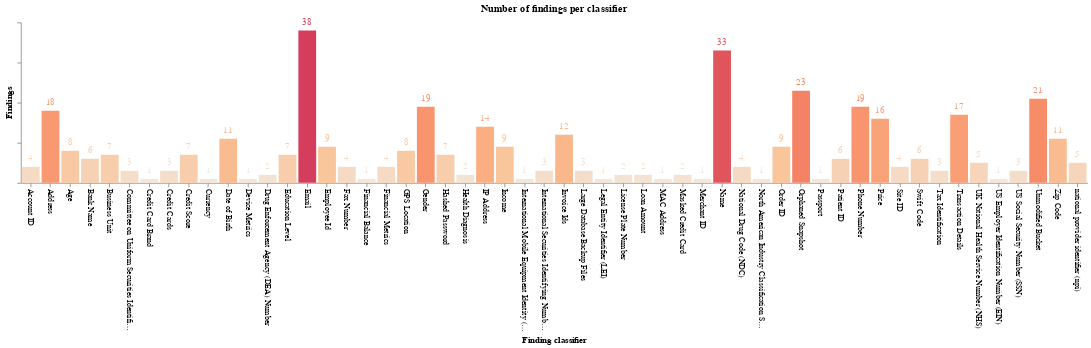

Source (notebook cell):
### Markdown cell above
The analysis provides a thorough overview of the identified **resources** and their **classifications**. 

The graph below illustrates that key data points, including **names**, **emails**, **phone numbers**, **addresses**, **gender**, and **transaction details**, are prominently featured.

### Code cell
findings_per_classifier = data_scan_resources_ready_df[['Classifier','Finding ID']].groupby(by=['Classifier']).count().reset_index().rename(columns={"Finding ID": "count"})

c = (alt.Chart(findings_per_classifier)
    .encode(alt.X('Classifier', axis=alt.Axis(labels=True, labelAngle=90)).title('Finding classifier'), alt.Y('count', axis=alt.Axis(labels=False)).title('Findings'), alt.Color('count', legend=None).scale(scheme="lightorange", reverse=False), alt.Text('count'), tooltip=["Classifier", "count"])
    .properties(title='Number of findings per classifier', width=1330, height=200)
)
            
(c.mark_bar() + c.mark_text(align='center', dy=-10)).configure_axis(grid=False).configure_view(strokeWidth=0)

### Figure 1 — Vega-Lite specification as saved in the notebook (floating-point values rounded to 4 significant figures)
{"config": {"view": {"continuousWidth": 300, "continuousHeight": 300, "strokeWidth": 0}, "axis": {"grid": false}}, "layer": [{"mark": {"type": "bar"}, "encoding": {"color": {"field": "count", "legend": null, "scale": {"scheme": "lightorange", "reverse": false}, "type": "quantitative"}, "text": {"field": "count", "type": "quantitative"}, "tooltip": [{"field": "Classifier", "type": "nominal"}, {"field": "count", "type": "quantitative"}], "x": {"axis": {"labelAngle": 90, "labels": true}, "field": "Classifier", "title": "Finding classifier", "type": "nominal"}, "y": {"axis": {"labels": false}, "field": "count", "title": "Findings", "type": "quantitative"}}, "title": "Number of findings per classifier"}, {"mark": {"type": "text", "align": "center", "dy": -10}, "encoding": {"color": {"field": "count", "legend": null, "scale": {"scheme": "lightorange", "reverse": false}, "type": "quantitative"}, "text": {"field": "count", "type": "quantitative"}, "tooltip": [{"field": "Classifier", "type": "nominal"}, {"field": "count", "type": "quantitative"}], "x": {"axis": {"labelAngle": 90, "labels": true}, "field": "Classifier", "title": "Finding classifier", "type": "nominal"}, "y": {"axis": {"labels": false}, "field": "count", "title": "Findings", "type": "quantitative"}}, "title": "Number of findings per classifier"}], "data": {"name": "data-ae04ab3f18e45d009198318fbb699aa9"}, "height": 200, "width": 1330, "$schema": "https://vega.github.io/schema/vega-lite/v5.20.1.json", "datasets": {"data-ae04ab3f18e45d009198318fbb699aa9": [{"Classifier": "Account ID", "count": 4}, {"Classifier": "Address", "count": 18}, {"Classifier": "Age", "count": 8}, {"Classifier": "Bank Name", "count": 6}, {"Classifier": "Business Unit", "count": 7}, {"Classifier": "Committee on Uniform Securities Identification Procedures (CUSIP)", "count": 3}, {"Classifier": "Credit Card Brand", "count": 1}, {"Classifier": "Credit Cards", "count": 3}, {"Classifier": "Credit Score", "count": 7}, {"Classifier": "Currency", "count": 1}, {"Classifier": "Date of Birth", "count": 11}, {"Classifier": "Device Metrics", "count": 1}, {"Classifier": "Drug Enforcement Agency (DEA) Number", "count": 2}, {"Classifier": "Education Level", "count": 7}, {"Classifier": "Email", "count": 38}, {"Classifier": "Employee Id", "count": 9}, {"Classifier": "Fax Number", "count": 4}, {"Classifier": "Financial Balance", "count": 1}, {"Classifier": "Financial Metrics", "count": 4}, {"Classifier": "GPS Location", "count": 8}, {"Classifier": "Gender", "count": 19}, {"Classifier": "Hashed Password", "count": 7}, {"Classifier": "Health Diagnosis", "count": 2}, {"Classifier": "IP Address", "count": 14}, {"Classifier": "Income", "count": 9}, {"Classifier": "International Mobile Equipment Identity (IMEI)", "count": 1}, {"Classifier": "International Securities Identifying Number (ISIN)", "count": 3}, {"Classifier": "Invoice Ids", "count": 12}, {"Classifier": "Large Database Backup Files", "count": 3}, {"Classifier": "Legal Entity Identifier (LEI)", "count": 1}, {"Classifier": "License Plate Number", "count": 2}, {"Classifier": "Loan Amount", "count": 2}, {"Classifier": "MAC Address", "count": 1}, {"Classifier": "Masked Credit Card", "count": 2}, {"Classifier": "Merchant ID", "count": 1}, {"Classifier": "Name", "count": 33}, {"Classifier": "National Drug Code (NDC)", "count": 4}, {"Classifier": "North American Industry Classification System (NAICS)", "count": 1}, {"Classifier": "Order ID", "count": 9}, {"Classifier": "Orphaned Snapshot", "count": 23}, {"Classifier": "Passport", "count": 1}, {"Classifier": "Patient ID", "count": 6}, {"Classifier": "Phone Number", "count": 19}, {"Classifier": "Price", "count": 16}, {"Classifier": "Site ID", "count": 4}, {"Classifier": "Swift Code", "count": 6}, {"Classifier": "Tax Identification", "count": 3}, {"Classifier": "Transaction Details", "count": 17}, {"Classifier": "UK National Health Service Number (NHS)", "count": 5}, {"Classifier": "US Employer Identification Number (EIN)", "count": 1}, {"Classifier": "US Social Security Number (SSN)", "count": 3}, {"Classifier": "Unmodified Bucket", "count": 21}, {"Classifier": "Zip Code", "count": 11}, {"Classifier": "national provider identifier (npi)", "count": 5}]}}
